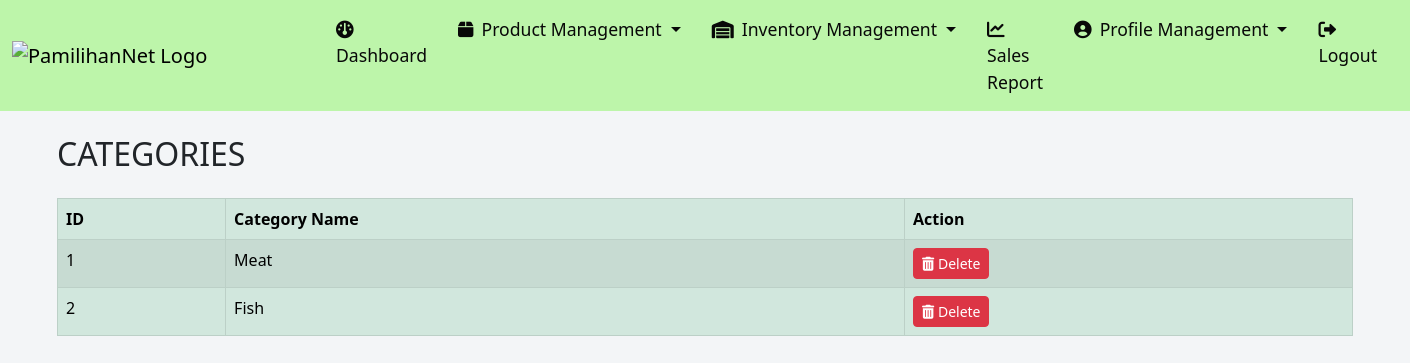
The app's page /seller/category_list.php (signed in), older data.
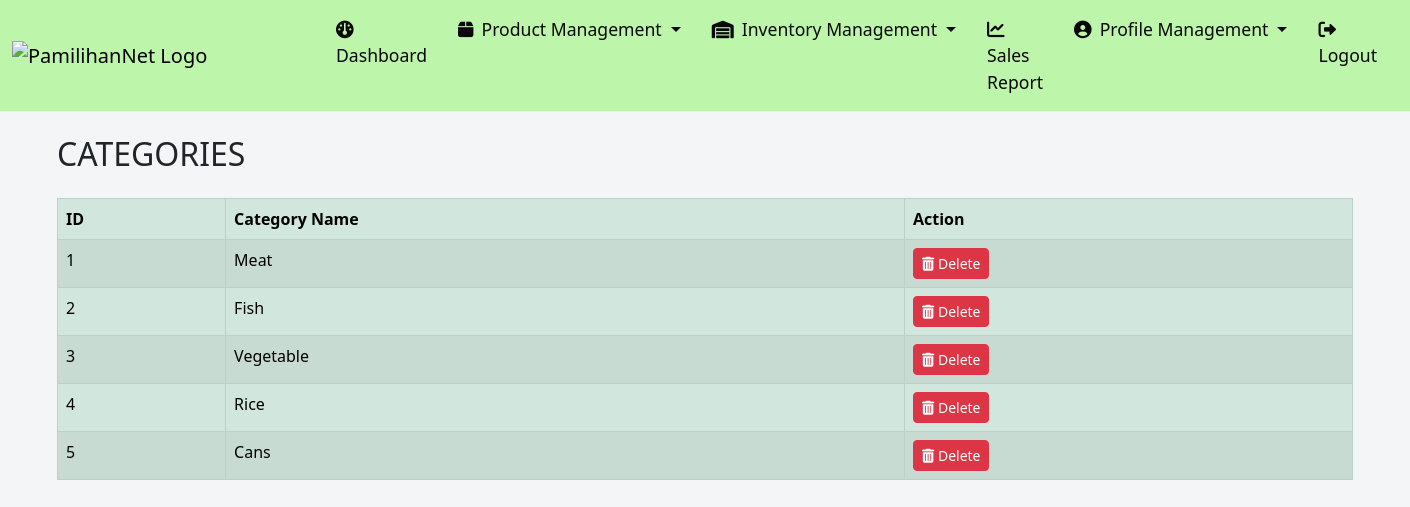
The same page, newer data.
### tables this page shows
CREATE TABLE `categories` (
  `id` int(11) NOT NULL,
  `seller_id` int(11) NOT NULL,
  `category_name` varchar(100) NOT NULL
);

### seller/category_list.php (the view, shortened to what this page needs)
<?php
$servername = "localhost";
$username = "root";
$password = "";
$dbname = "project";
$conn = new mysqli($servername, $username, $password, $dbname);
$seller_id = $_SESSION['seller_id'];
$query = "SELECT * FROM categories WHERE seller_id = ?";
$stmt = $conn->prepare($query);
$stmt->bind_param("i", $seller_id);
$stmt->execute();
$result = $stmt->get_result();
?>
<!DOCTYPE html>
<html lang="en">
<head>
    <link href="https://cdn.jsdelivr.net/npm/bootstrap@5.3.0-alpha1/dist/css/bootstrap.min.css" rel="stylesheet">
    <link rel="stylesheet" href="https://cdnjs.cloudflare.com/ajax/libs/font-awesome/6.0.0-beta3/css/all.min.css">
</head>
<body>
    <?php include 'sidebar.php'; ?>
    <div class="container mt-4">
        <h2 class="mb-4">CATEGORIES</h2>
        <table class="table table-bordered table-success table-striped table-hover">
            <thead>
                <tr>
                    <th>ID</th>
                    <th>Category Name</th>
                    <th>Action</th>
                </tr>
            </thead>
            <tbody>
                <?php
                $counter = 1;
                while ($row = $result->fetch_assoc()) : ?>
                    <tr>
                        <td><?php echo $counter++; ?></td>
                        <td><?php echo $row['category_name']; ?></td>
                        <td>
                            <a href="?delete_id=<?php echo $row['id']; ?>" class="btn btn-danger btn-sm" onclick="return confirm('Are you sure you want to delete this category?');">
                                <i class="fas fa-trash-alt"></i> Delete
                            </a>
                        </td>
                    </tr>
                <?php endwhile; ?>
            </tbody>
        </table>
    </div>
</body>
</html>

Row changes from the older to the newer data that the page shows:
added categories: category_name "Vegetable"
added categories: category_name "Rice"
added categories: category_name "Cans"
